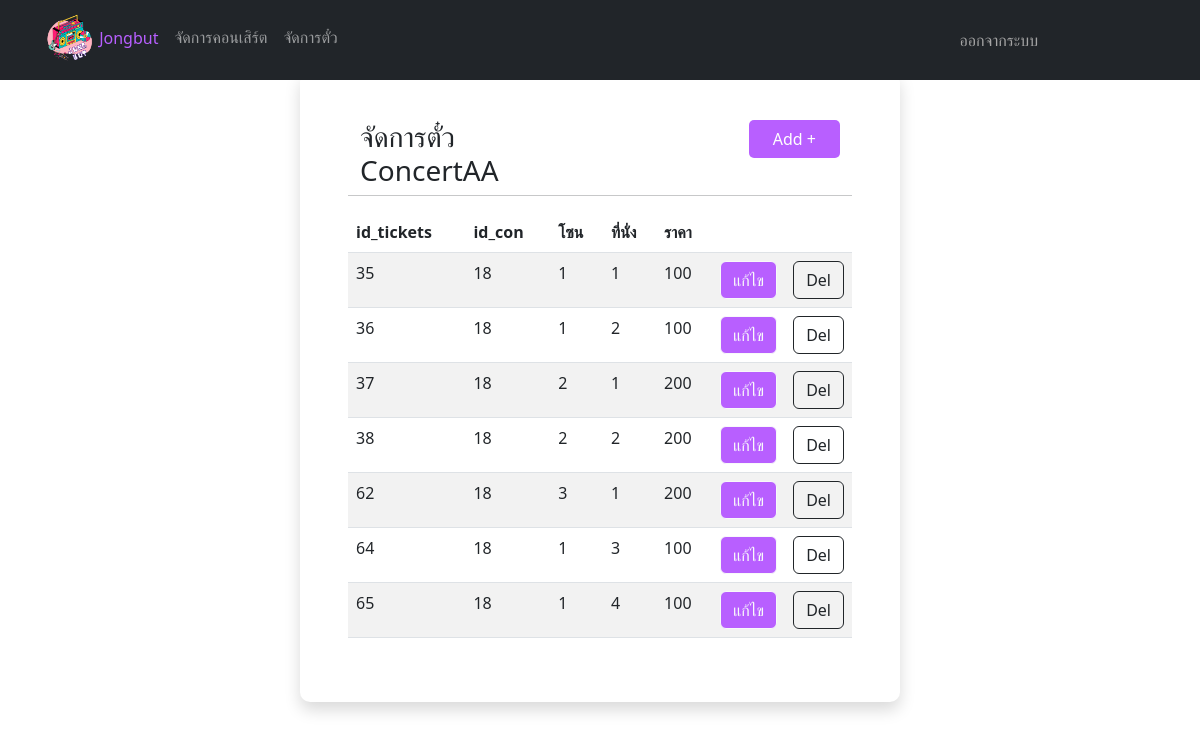
Screenshot of /setingticket.php?id_con=18 with the database file from the repository.
### tables this page shows
CREATE TABLE `con` (
  `id_con` int(10) NOT NULL,
  `name` varchar(50) NOT NULL,
  `location` varchar(255) NOT NULL,
  `saleday` date NOT NULL,
  `showday` date NOT NULL,
  `showtime` time NOT NULL,
  `description` varchar(255) NOT NULL,
  `img` varchar(255) NOT NULL,
  `id_admin` int(11) NOT NULL,
  `status` enum('0','1') NOT NULL
);

CREATE TABLE `tickets` (
  `id_tickets` int(10) NOT NULL,
  `id_con` int(11) NOT NULL,
  `payday` date NOT NULL,
  `zone` enum('1','2','3','4') NOT NULL,
  `seat` enum('1','2','3','4','5','6','7','8','9','10') NOT NULL,
  `price` int(7) NOT NULL,
  `reserve` enum('0','1') NOT NULL,
  `id_user` int(10) NOT NULL,
  `id_admin` int(10) NOT NULL
);

### setingticket.php (the view, shortened to what this page needs)
<?php
    include('connection.php');
    $id_admin = $_SESSION['id_admin'];
    $id_con = $_GET['id_con'];
    $sql ="SELECT * FROM con WHERE id_con='$id_con'";
	$re=mysqli_query($con,$sql);
    $row=mysqli_fetch_array($re);
        $name=$row['name'];
?>
<!DOCTYPE html>
<html>
<head>
  <link rel="stylesheet" href="css/css.css">
  <link href="https://cdn.jsdelivr.net/npm/bootstrap@5.2.1/dist/css/bootstrap.min.css" rel="stylesheet">
</head>
<body>
<nav class="navbar navbar-expand-sm bg-dark navbar-dark fixed-top">
    <div class="container-fluid">
        <ul class="navbar-nav me-auto" style="padding-left: 25px;">
            <li class="nav-item btn-group">
                <a class="nav-link" href="listconAdmin.php?id_admin=<?php echo $id_admin ?>" style="color: #B85FFF;">
                    <img src="img/logo.png" width="50px" style="margin-top: -3px;">
                    Jongbut
                </a>
            </li>
            <li class="nav-item" style="margin-top: 9px;">
                <a class="nav-link" href="listconAdmin.php?id_admin=<?php echo $id_admin ?>">จัดการคอนเสิร์ต</a>
            </li>
            <li class="nav-item" style="margin-top: 9px;">
                <a class="nav-link" href="TicketAdmin.php?id_admin=<?php echo $id_admin ?>">จัดการตั๋ว</a>
            </li>
        </ul>
        <div class="d-flex">
            <a class="btn-gray" style="padding-right: 150px;" data-bs-toggle="modal" data-bs-target="#logout">
                ออกจากระบบ
            </a>
        </div>
        </div>
</nav>
<div class="modal-body shadow row" style="margin: 6% 25% 0% 25%; padding: 4%; background-color: #fff; border-radius: 10px;">
    <div class="col-6">
        <h3>จัดการตั๋ว <?php echo $name ?></h3>
    </div>
    <div class="col-6" align="right">
        <button class="btn-SlateBlue" style="width: 40%;" data-bs-toggle="modal" data-bs-target="#add">
            Add +
        </button>
    </div>
    <hr>
    <table class="table table-striped">
    <thead>
        <tr>
            <th>id_tickets</th>
            <th>id_con</th>
            <th>โซน</th>
            <th>ที่นั่ง</th>
            <th>ราคา</th>
            <th style="width: 10%;"></th>
            <th style="width: 10%;"></th>
        </tr>
    </thead>
    <tbody>
        <?php
            $sql="SELECT * FROM tickets WHERE id_con='$id_con'";
            $result=$con->query($sql);
            if ($result->num_rows > 0) {
                while($row=$result->fetch_assoc()){
                    $id_tickets=$row['id_tickets'];
                    $id_con=$row['id_con'];
                    $zone=$row['zone'];
                    $seat=$row['seat'];
                    $price=$row['price'];
        ?>
        <tr>
            <td><?php echo $id_tickets?></td>
            <td><?php echo $id_con?></td>
            <td><?php echo $zone?></td>
            <td><?php echo $seat?></td>
            <td><?php echo $price?></td>
            <td style="width: 10%;">
            <a class="btn btn-outline-light" href="editTickAdmin.php?id_admin=<?php echo $id_admin ?>&id_tickets=<?php echo $id_tickets ?>&id_con=<?php echo $id_con ?>"
                style="background-color: #B85FFF; width: 100%;" type="button">แก้ไข</a>
            </td>
            <td style="width: 10%;">
                <button data-bs-toggle="modal" data-bs-target="#del<?php echo $id_tickets ?>" class="btn btn-outline-dark" style="width: 100%;">
                    Del
                </button>
            </td>
        </tr>
    <?php
            }
        }
    ?>
    </tbody>
    </table>
</div>
</body>
</html>

### css/css.css (style rules this page uses)
.btn-SlateBlue { display: block; border: 0px; border-radius: 5px; width: 100px; padding: 7px; background: #B85FFF; color: #fff; }
.btn-gray { display: inline-block; margin-left: 10px; color: #A5A5A5; text-decoration: none; }

### rows the page displays
con: name "ConcertAA"
tickets: id_tickets "35", id_con "18", zone "1", seat "1", price "100"
tickets: id_tickets "36", id_con "18", zone "1", seat "2", price "100"
tickets: id_tickets "37", id_con "18", zone "2", seat "1", price "200"
tickets: id_tickets "38", id_con "18", zone "2", seat "2", price "200"
tickets: id_tickets "62", id_con "18", zone "3", seat "1", price "200"
tickets: id_tickets "64", id_con "18", zone "1", seat "3", price "100"
tickets: id_tickets "65", id_con "18", zone "1", seat "4", price "100"
